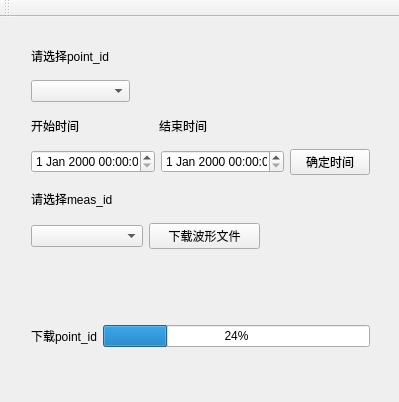
<?xml version="1.0" encoding="UTF-8"?>
<ui version="4.0">
 <class>MainWindow</class>
 <widget class="QMainWindow" name="MainWindow">
  <property name="geometry">
   <rect>
    <x>0</x>
    <y>0</y>
    <width>399</width>
    <height>402</height>
   </rect>
  </property>
  <property name="windowTitle">
   <string>MainWindow</string>
  </property>
  <widget class="QWidget" name="centralWidget">
   <widget class="QWidget" name="layoutWidget">
    <property name="geometry">
     <rect>
      <x>20</x>
      <y>10</y>
      <width>361</width>
      <height>331</height>
     </rect>
    </property>
    <layout class="QGridLayout" name="gridLayout">
     <item row="4" column="0">
      <widget class="QLabel" name="label_2">
       <property name="text">
        <string>请选择meas_id</string>
       </property>
      </widget>
     </item>
     <item row="0" column="0">
      <widget class="QLabel" name="label">
       <property name="text">
        <string>请选择point_id</string>
       </property>
      </widget>
     </item>
     <item row="6" column="0">
      <spacer name="spacer_3">
       <property name="orientation">
        <enum>Qt::Vertical</enum>
       </property>
       <property name="sizeType">
        <enum>QSizePolicy::Minimum</enum>
       </property>
       <property name="sizeHint" stdset="0">
        <size>
         <width>10</width>
         <height>70</height>
        </size>
       </property>
      </spacer>
     </item>
     <item row="7" column="0">
      <layout class="QHBoxLayout" name="horizontalLayout_5">
       <item>
        <widget class="QLabel" name="statusBar">
         <property name="text">
          <string>下载point_id</string>
         </property>
        </widget>
       </item>
       <item>
        <widget class="QProgressBar" name="progressBar">
         <property name="value">
          <number>24</number>
         </property>
        </widget>
       </item>
      </layout>
     </item>
     <item row="5" column="0">
      <layout class="QHBoxLayout" name="horizontalLayout_4">
       <item>
        <widget class="QComboBox" name="measIdComboBox"/>
       </item>
       <item>
        <widget class="QPushButton" name="measIdCheck">
         <property name="text">
          <string>下载波形文件</string>
         </property>
        </widget>
       </item>
       <item>
        <spacer name="horizontalSpacer">
         <property name="orientation">
          <enum>Qt::Horizontal</enum>
         </property>
         <property name="sizeType">
          <enum>QSizePolicy::Preferred</enum>
         </property>
         <property name="sizeHint" stdset="0">
          <size>
           <width>110</width>
           <height>20</height>
          </size>
         </property>
        </spacer>
       </item>
      </layout>
     </item>
     <item row="1" column="0">
      <layout class="QHBoxLayout" name="horizontalLayout_2">
       <property name="spacing">
        <number>6</number>
       </property>
       <item>
        <widget class="QComboBox" name="pointIdComboBox"/>
       </item>
       <item>
        <spacer name="spacer">
         <property name="orientation">
          <enum>Qt::Horizontal</enum>
         </property>
         <property name="sizeType">
          <enum>QSizePolicy::Preferred</enum>
         </property>
         <property name="sizeHint" stdset="0">
          <size>
           <width>240</width>
           <height>20</height>
          </size>
         </property>
        </spacer>
       </item>
      </layout>
     </item>
     <item row="3" column="0">
      <layout class="QHBoxLayout" name="horizontalLayout">
       <item>
        <widget class="QDateTimeEdit" name="startDateTime"/>
       </item>
       <item>
        <widget class="QDateTimeEdit" name="endDateTime"/>
       </item>
       <item>
        <widget class="QPushButton" name="dateCheck">
         <property name="text">
          <string>确定时间</string>
         </property>
        </widget>
       </item>
      </layout>
     </item>
     <item row="2" column="0">
      <layout class="QHBoxLayout" name="horizontalLayout_3">
       <item>
        <widget class="QLabel" name="label_3">
         <property name="text">
          <string>开始时间</string>
         </property>
        </widget>
       </item>
       <item>
        <widget class="QLabel" name="label_4">
         <property name="text">
          <string>结束时间</string>
         </property>
        </widget>
       </item>
       <item>
        <spacer name="horizontalSpacer_2">
         <property name="orientation">
          <enum>Qt::Horizontal</enum>
         </property>
         <property name="sizeType">
          <enum>QSizePolicy::Preferred</enum>
         </property>
         <property name="sizeHint" stdset="0">
          <size>
           <width>90</width>
           <height>20</height>
          </size>
         </property>
        </spacer>
       </item>
      </layout>
     </item>
    </layout>
   </widget>
  </widget>
  <widget class="QMenuBar" name="menuBar">
   <property name="geometry">
    <rect>
     <x>0</x>
     <y>0</y>
     <width>399</width>
     <height>23</height>
    </rect>
   </property>
  </widget>
  <widget class="QToolBar" name="mainToolBar">
   <attribute name="toolBarArea">
    <enum>TopToolBarArea</enum>
   </attribute>
   <attribute name="toolBarBreak">
    <bool>false</bool>
   </attribute>
  </widget>
 </widget>
 <layoutdefault spacing="6" margin="11"/>
 <resources/>
 <connections/>
</ui>
